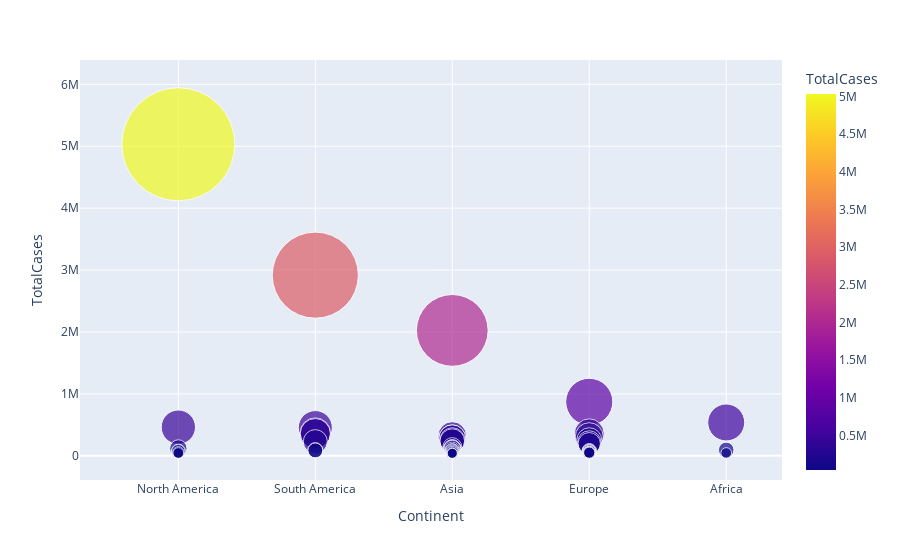

Write notebook code for a chart like this one.
### Code cell
# TotalCases vs Continent
px.scatter(df1.head(50), x = 'Continent', y = 'TotalCases', color = 'TotalCases', 
           size = 'TotalCases', size_max = 80, hover_data=['Country/Region','Continent'])

### Figure 1 — Plotly figure (JSON) as saved in the notebook; plotly's stock layout.template omitted (floating-point values rounded to 4 significant figures)
{"data": [{"customdata": [["USA", "North America"], ["Brazil", "South America"], ["India", "Asia"], ["Russia", "Europe"], ["South Africa", "Africa"], ["Mexico", "North America"], ["Peru", "South America"], ["Chile", "South America"], ["Colombia", "South America"], ["Spain", "Europe"], ["Iran", "Asia"], ["UK", "Europe"], ["Saudi Arabia", "Asia"], ["Pakistan", "Asia"], ["Bangladesh", "Asia"], ["Italy", "Europe"], ["Turkey", "Asia"], ["Argentina", "South America"], ["Germany", "Europe"], ["France", "Europe"], ["Iraq", "Asia"], ["Philippines", "Asia"], ["Indonesia", "Asia"], ["Canada", "North America"], ["Qatar", "Asia"], ["Kazakhstan", "Asia"], ["Egypt", "Africa"], ["Ecuador", "South America"], ["Bolivia", "South America"], ["Sweden", "Europe"], ["Oman", "Asia"], ["Israel", "Asia"], ["Ukraine", "Europe"], ["Dominican Republic", "North America"], ["Panama", "North America"], ["Belgium", "Europe"], ["Kuwait", "Asia"], ["Belarus", "Europe"], ["UAE", "Asia"], ["Romania", "Europe"], ["Netherlands", "Europe"], ["Singapore", "Asia"], ["Guatemala", "North America"], ["Portugal", "Europe"], ["Poland", "Europe"], ["Nigeria", "Africa"], ["Honduras", "North America"], ["Bahrain", "Asia"], ["Japan", "Asia"], ["Armenia", "Asia"]], "hovertemplate": "Continent=%{customdata[1]}<br>TotalCases=%{marker.color}<br>Country/Region=%{customdata[0]}<extra></extra>", "legendgroup": "", "marker": {"color": [5032179, 2917562, 2025409, 871894, 538184, 462690, 455409, 366671, 357710, 354530, 320117, 308134, 284226, 281863, 249651, 249204, 237265, 228195, 215210, 195633, 140603, 119460, 118753, 118561, 112092, 95942, 95006, 90537, 86423, 81967, 80713, 79559, 76808, 76536, 71418, 71158, 70045, 68503, 61845, 57895, 56982, 54555, 54339, 52061, 49515, 45244, 45098, 42889, 42263, 39819], "coloraxis": "coloraxis", "size": [5032179, 2917562, 2025409, 871894, 538184, 462690, 455409, 366671, 357710, 354530, 320117, 308134, 284226, 281863, 249651, 249204, 237265, 228195, 215210, 195633, 140603, 119460, 118753, 118561, 112092, 95942, 95006, 90537, 86423, 81967, 80713, 79559, 76808, 76536, 71418, 71158, 70045, 68503, 61845, 57895, 56982, 54555, 54339, 52061, 49515, 45244, 45098, 42889, 42263, 39819], "sizemode": "area", "sizeref": 786.3, "symbol": "circle"}, "mode": "markers", "name": "", "orientation": "v", "showlegend": false, "type": "scatter", "x": ["North America", "South America", "Asia", "Europe", "Africa", "North America", "South America", "South America", "South America", "Europe", "Asia", "Europe", "Asia", "Asia", "Asia", "Europe", "Asia", "South America", "Europe", "Europe", "Asia", "Asia", "Asia", "North America", "Asia", "Asia", "Africa", "South America", "South America", "Europe", "Asia", "Asia", "Europe", "North America", "North America", "Europe", "Asia", "Europe", "Asia", "Europe", "Europe", "Asia", "North America", "Europe", "Europe", "Africa", "North America", "Asia", "Asia", "Asia"], "xaxis": "x", "y": [5032179, 2917562, 2025409, 871894, 538184, 462690, 455409, 366671, 357710, 354530, 320117, 308134, 284226, 281863, 249651, 249204, 237265, 228195, 215210, 195633, 140603, 119460, 118753, 118561, 112092, 95942, 95006, 90537, 86423, 81967, 80713, 79559, 76808, 76536, 71418, 71158, 70045, 68503, 61845, 57895, 56982, 54555, 54339, 52061, 49515, 45244, 45098, 42889, 42263, 39819], "yaxis": "y"}], "layout": {"coloraxis": {"colorbar": {"title": {"text": "TotalCases"}}, "colorscale": [[0, "#0d0887"], [0.1111, "#46039f"], [0.2222, "#7201a8"], [0.3333, "#9c179e"], [0.4444, "#bd3786"], [0.5556, "#d8576b"], [0.6667, "#ed7953"], [0.7778, "#fb9f3a"], [0.8889, "#fdca26"], [1, "#f0f921"]]}, "legend": {"itemsizing": "constant", "tracegroupgap": 0}, "margin": {"t": 60}, "xaxis": {"anchor": "y", "domain": [0, 1], "title": {"text": "Continent"}}, "yaxis": {"anchor": "x", "domain": [0, 1], "title": {"text": "TotalCases"}}}}
